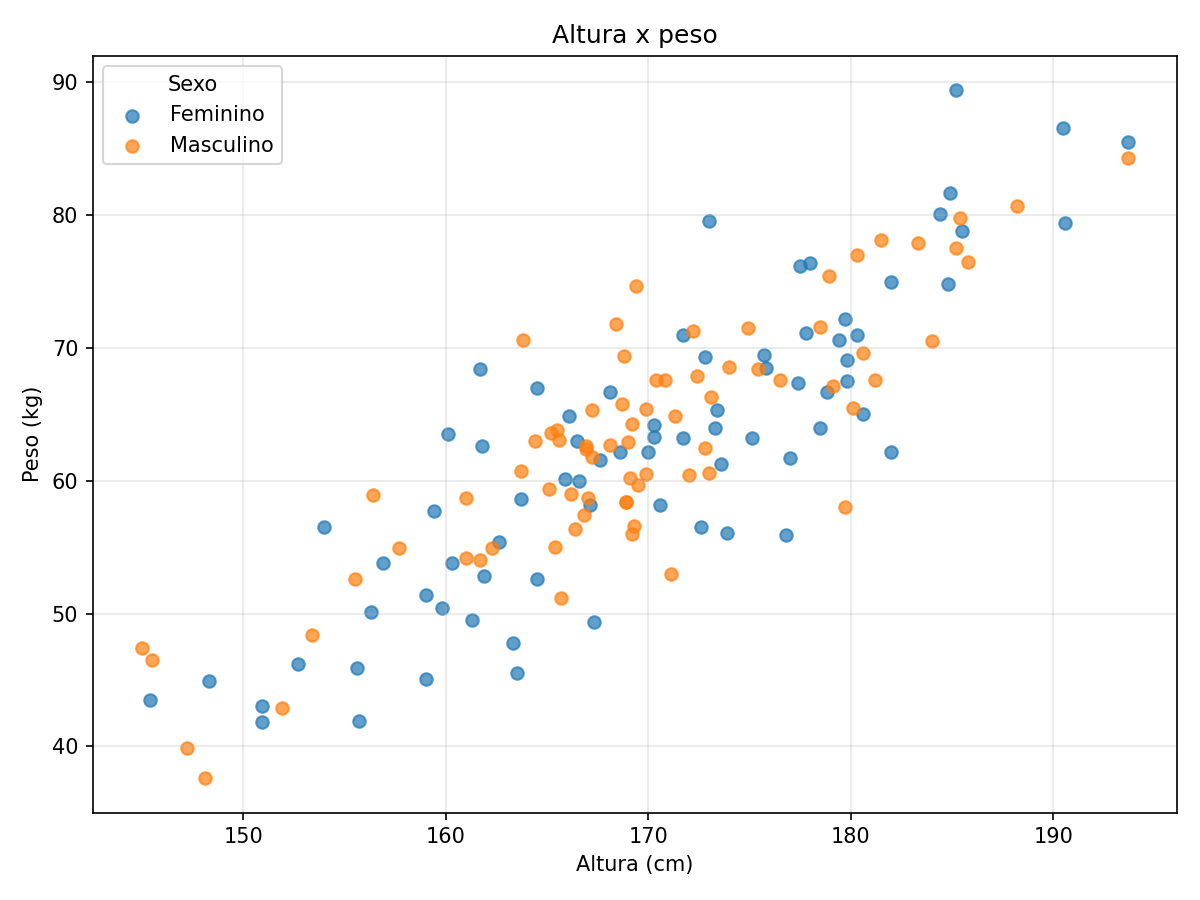

Reproduce this figure in Python.
"""Gráfico de dispersão: altura x peso, colorido por sexo."""
import pandas as pd
import matplotlib.pyplot as plt

df = pd.read_csv("dados_dispersao.csv")

fig, ax = plt.subplots(figsize=(8, 6))
for sexo, grupo in df.groupby("sexo"):
    ax.scatter(grupo["altura_cm"], grupo["peso_kg"], alpha=0.7, label=sexo)

ax.set_title("Altura x peso")
ax.set_xlabel("Altura (cm)")
ax.set_ylabel("Peso (kg)")
ax.grid(alpha=0.3)
ax.legend(title="Sexo")
plt.tight_layout()
plt.savefig("07_dispersao.png", dpi=150)
plt.show()
